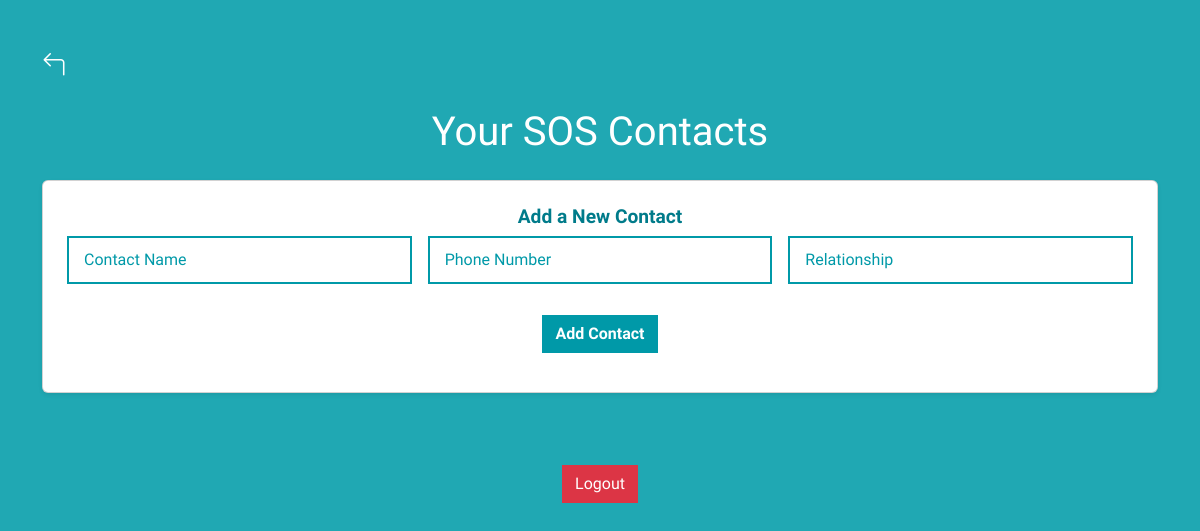
Page /sos (signed in) on the earlier database version.
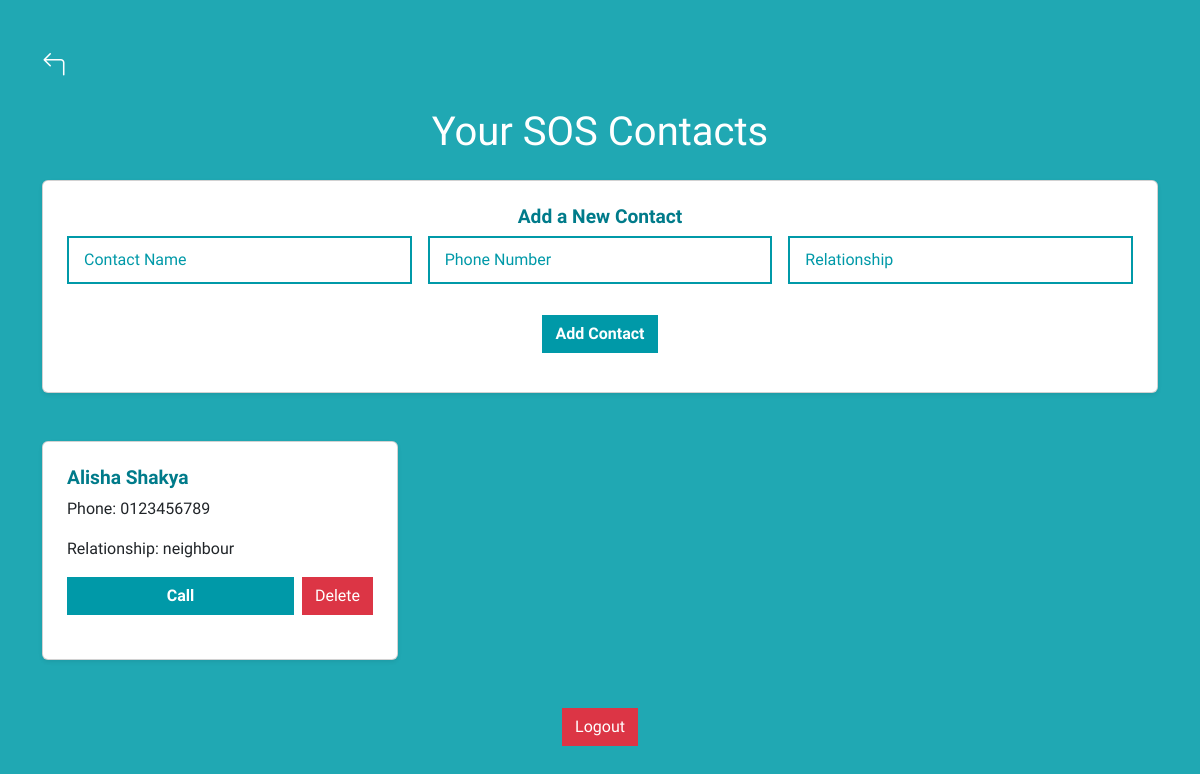
Same page on the later database version.
### models.py (models this page shows)
class SOSContact(db.Model):
    __tablename__ = 'sos_contacts'
    id = db.Column(db.Integer, primary_key=True)
    user_id = db.Column(db.Integer, db.ForeignKey('users.user_id'), nullable=False)
    name = db.Column(db.String(255), nullable=False)
    phone = db.Column(db.String(20), nullable=False)
    relationship = db.Column(db.String(100), nullable=False)

### routes.py (the view, shortened to what this page needs)
    @app.route('/sos', methods=['GET', 'POST'])
    def sos():
        user_id = session.get('user_id')
        if not user_id:
            return redirect(url_for('login'))
        user = User.query.get(user_id)
        contacts = SOSContact.query.filter_by(user_id=user_id).all()
        return render_template('sos.html', user=user, contacts=contacts)

### templates/sos.html (shortened to what this page needs)
<!DOCTYPE html>
<html lang="en">
<head>
    <link rel="stylesheet" href="https://cdnjs.cloudflare.com/ajax/libs/bootstrap-icons/1.10.5/font/bootstrap-icons.min.css">
    <link href="https://cdn.jsdelivr.net/npm/bootstrap@5.3.3/dist/css/bootstrap.min.css" rel="stylesheet">
    <link rel="stylesheet" href="{{ url_for('static', filename='css/style.css') }}">
</head>
<body class="bg-change">
    <div class="container py-5">
        <div class="d-flex justify-content-start mb-4">
            <a href="{{ url_for('dashboard') }}" class="back-icon">
                <i class="bi bi-arrow-90deg-left"></i>
            </a>
        </div>
        <h1 class="text-center text-primary mb-4">Your SOS Contacts</h1>
        {% if contacts|length < 5 %}
            <div class="card mb-5 shadow-sm">
                <div class="card-body">
                    <h5 class="card-title text-center text-dark">Add a New Contact</h5>
                    <form method="POST" action="{{ url_for('sos') }}" class="row g-3">
                        <div class="col-md-4">
                            <input type="text" name="name" class="form-control" placeholder="Contact Name" required>
                        </div>
                        <div class="col-md-4">
                            <input type="tel" name="phone" class="form-control" placeholder="Phone Number" required pattern="\d+"
                                   inputmode="numeric" title="Please enter a valid phone number">
                        </div>
                        <div class="col-md-4">
                            <input type="text" name="relationship" class="form-control" placeholder="Relationship" required>
                        </div>
                        <div class="col-12 text-center">
                            <button type="submit" class="btn btn-primary">Add Contact</button>
                        </div>
                    </form>
                </div>
            </div>
        {% else %}
            <div class="alert alert-warning text-center" role="alert">
                Maximum of 5 contacts allowed. Remove a contact to add a new one.
            </div>
        {% endif %}
        <div class="row g-4">
            {% for contact in contacts %}
                <div class="col-md-6 col-lg-4">
                    <div class="card shadow-sm h-100">
                        <div class="card-body">
                            <h5 class="card-title">{{ contact.name }}</h5>
                            <p class="card-text">Phone: {{ contact.phone }}</p>
                            <p class="card-text">Relationship: {{ contact.relationship }}</p>
                            <div class="d-flex justify-content-between">
                                <a href="tel:{{ contact.phone }}" class="btn btn-primary flex-grow-1 me-2">Call</a>
                                <form method="POST" action="{{ url_for('sos') }}">
                                    <button type="submit" class="btn btn-danger">Delete</button>
                                </form>
                            </div>
                        </div>
                    </div>
                </div>
            {% endfor %}
        </div>
        <div class="text-center mt-5">
            <form action="{{ url_for('logout') }}" method="post">
                <button type="submit" class="btn btn-danger">Logout</button>
            </form>
        </div>
    </div>
</body>
</html>

Differences in the rows shown:
added SOSContact: name "Alisha Shakya", phone "0123456789", relationship "neighbour"
